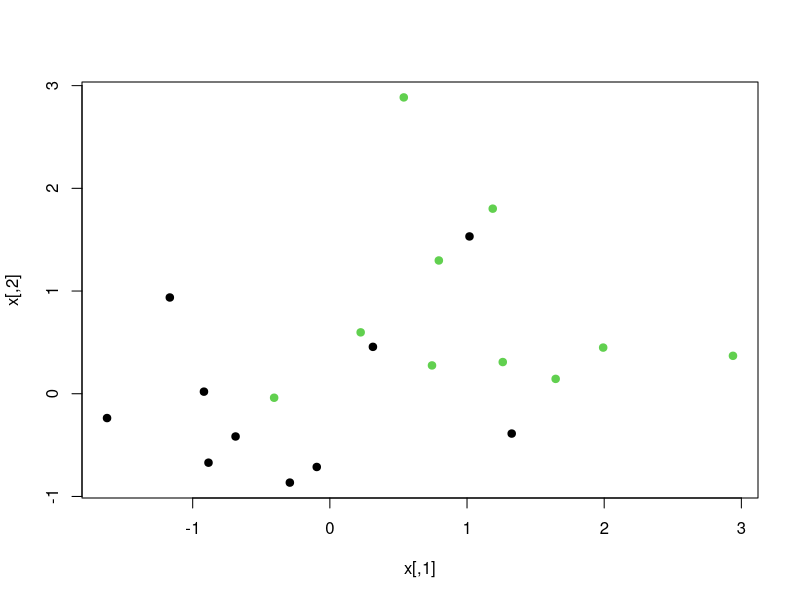

Recreate this plot in R. (Note: this script raises an error after producing the figure.)
#Support Vector Machines in R
set.seed(10023)
#generating data
#a matrix with 20 rows and 2 columns
x=matrix(rnorm(40),20,2)
x
y=rep(c(-1,1),c(10,10))
x[y==1,]=x[y==1,]+1 #2 classes are [-1,1]

#plotting the points
plot(x,col=y+2,pch=19)


#First Making Grids using a function
make.grid<-function(x,n=75) {
  grange=apply(x,2,range)
  x1=seq(from=grange[1,1],to=grange[2,1],length=n)
  x2=seq(from=grange[1,2],to=grange[2,2],length=n)
  expand.grid(X1=x1,X2=x2) #it makes a Lattice for us
}
xgrid=make.grid(x) #is a 75x75 matrix

#now predicting on this new Test Set
ygrid=predict(svm,xgrid)

#plotting the Linear Separator
plot(xgrid,col=c("red","blue")[as.numeric(ygrid)],pch=19,cex=.2)
#creates 2 regions
points(x,col=y+3,pch=19) #adding the points on Plot
points(x[svm$index,],pch=5,cex=2) #Highlighting the Support Vectors


require(e1071)
#converting to a data frame
data<-data.frame(x,y=as.factor(y))
head(data)

svm<-svm(y ~ .,data=data,kernel="linear",cost=10,scale = F)
#here cost 'c' is a tuning parameter .The larger it is more stable the margin becomes, it is like a Regularization parameter 
svm
svm$index #gives us the index of the Support Vectors
#so we have 10 support vectors
svm$fitted #to find the fitted values

#Confusion Matrix of Fitted values and Actual Response values
table(Predicted=svm$fitted,Actual=y)

#accuracy on Training Set
mean(svm$fitted==y)*100 #has 80 % accuracy on Training Set

#plotting
plot(svm,data)



beta = drop(t(svm$coefs)%*%x[svm$index,])
beta


beta0=svm$rho
beta0 #the intercept value
#again Plotting
plot(xgrid,col=c("red","blue")[as.numeric(ygrid)],pch=19,cex=.2)
#creates 2 regions
points(x,col=y+3,pch=19) #adding the points on Plot
points(x[svm$index,],pch=5,cex=2)
abline(beta0/beta[2],-beta[1]/beta[2],lty=1)#is the Decision boundary or Plane
#below are for adding the soft margins
abline((beta0-1)/beta[2],-beta[1]/beta[2],lty=2)
abline((beta0+1)/beta[2],-beta[1]/beta[2],lty=2)